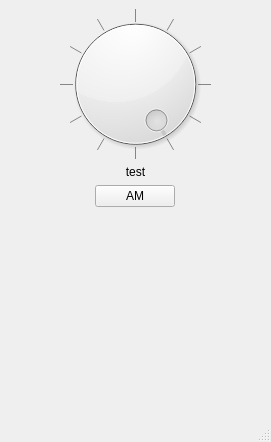
<?xml version="1.0" encoding="UTF-8"?>
<ui version="4.0">
 <class>MainWindow</class>
 <widget class="QMainWindow" name="MainWindow">
  <property name="geometry">
   <rect>
    <x>0</x>
    <y>0</y>
    <width>271</width>
    <height>442</height>
   </rect>
  </property>
  <property name="windowTitle">
   <string>PCStopper</string>
  </property>
  <widget class="QWidget" name="centralwidget">
   <layout class="QVBoxLayout" name="verticalLayout">
    <property name="sizeConstraint">
     <enum>QLayout::SetDefaultConstraint</enum>
    </property>
    <item>
     <widget class="QDial" name="dial">
      <property name="sizePolicy">
       <sizepolicy hsizetype="Preferred" vsizetype="Preferred">
        <horstretch>0</horstretch>
        <verstretch>0</verstretch>
       </sizepolicy>
      </property>
      <property name="minimumSize">
       <size>
        <width>0</width>
        <height>150</height>
       </size>
      </property>
      <property name="baseSize">
       <size>
        <width>2</width>
        <height>0</height>
       </size>
      </property>
      <property name="cursor">
       <cursorShape>ClosedHandCursor</cursorShape>
      </property>
      <property name="autoFillBackground">
       <bool>false</bool>
      </property>
      <property name="minimum">
       <number>0</number>
      </property>
      <property name="maximum">
       <number>12</number>
      </property>
      <property name="pageStep">
       <number>1</number>
      </property>
      <property name="value">
       <number>11</number>
      </property>
      <property name="sliderPosition">
       <number>11</number>
      </property>
      <property name="tracking">
       <bool>true</bool>
      </property>
      <property name="orientation">
       <enum>Qt::Horizontal</enum>
      </property>
      <property name="invertedAppearance">
       <bool>false</bool>
      </property>
      <property name="invertedControls">
       <bool>false</bool>
      </property>
      <property name="wrapping">
       <bool>true</bool>
      </property>
      <property name="notchTarget">
       <double>1.000000000000000</double>
      </property>
      <property name="notchesVisible">
       <bool>true</bool>
      </property>
     </widget>
    </item>
    <item>
     <widget class="QLabel" name="labelDialValue">
      <property name="maximumSize">
       <size>
        <width>16777212</width>
        <height>16777215</height>
       </size>
      </property>
      <property name="baseSize">
       <size>
        <width>0</width>
        <height>0</height>
       </size>
      </property>
      <property name="text">
       <string>test</string>
      </property>
      <property name="textFormat">
       <enum>Qt::PlainText</enum>
      </property>
      <property name="alignment">
       <set>Qt::AlignHCenter|Qt::AlignTop</set>
      </property>
     </widget>
    </item>
    <item>
     <layout class="QHBoxLayout" name="horizontalLayout">
      <item alignment="Qt::AlignHCenter|Qt::AlignVCenter">
       <widget class="QPushButton" name="am_pm_button">
        <property name="text">
         <string>AM</string>
        </property>
       </widget>
      </item>
     </layout>
    </item>
    <item>
     <spacer name="verticalSpacer">
      <property name="orientation">
       <enum>Qt::Vertical</enum>
      </property>
      <property name="sizeHint" stdset="0">
       <size>
        <width>20</width>
        <height>40</height>
       </size>
      </property>
     </spacer>
    </item>
   </layout>
  </widget>
  <widget class="QMenuBar" name="menubar">
   <property name="geometry">
    <rect>
     <x>0</x>
     <y>0</y>
     <width>271</width>
     <height>21</height>
    </rect>
   </property>
  </widget>
  <widget class="QStatusBar" name="statusbar"/>
 </widget>
 <resources/>
 <connections/>
</ui>
